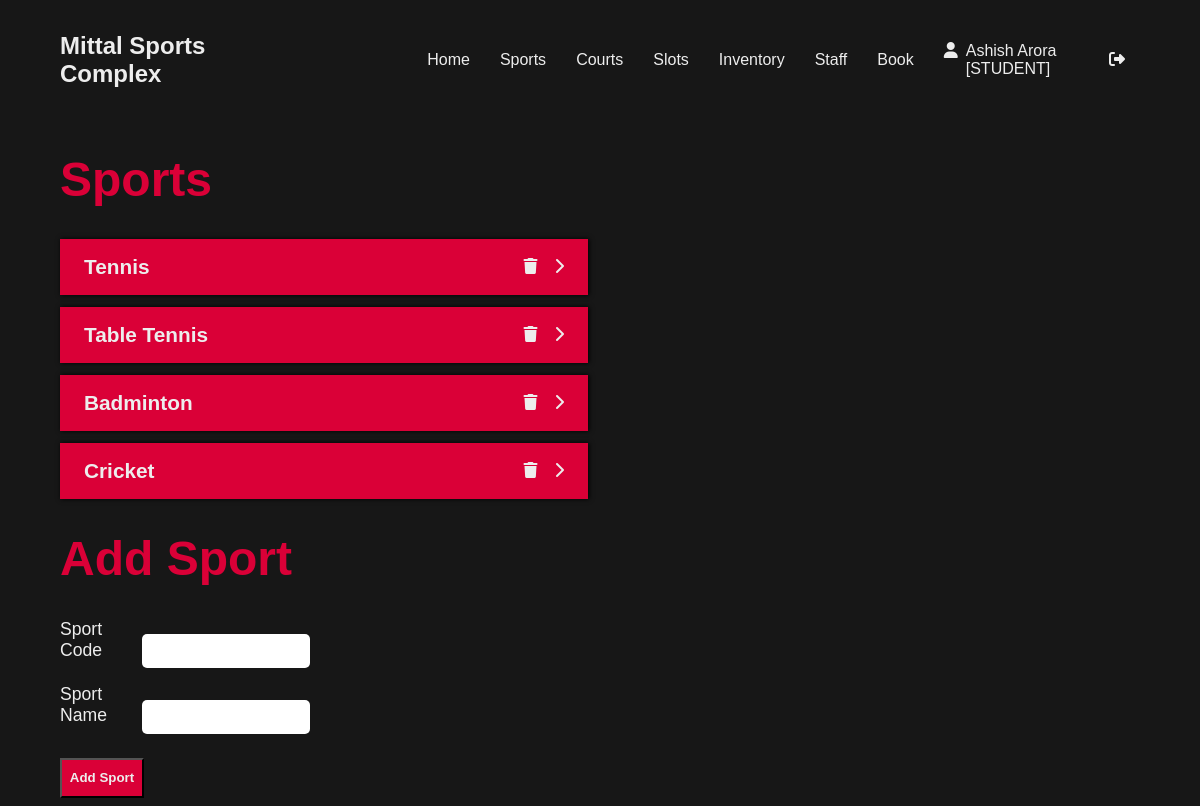
/sports (signed in), run on the app's committed database.
### Users/models.py (models this page shows, shortened)
class CustomUser(AbstractUser):
    username = models.CharField(max_length=11, primary_key=True)
    membershipcode = models.CharField(max_length=5, default="FREE")
    status = models.CharField(max_length=10, default="student")
    isAdmin = models.BooleanField(default=False)

### sports/models.py (models this page shows, shortened)
class Sports(models.Model):
    sportcode = models.CharField(primary_key=True, max_length=3, blank = False)
    name = models.CharField(max_length=25)

### sports/views.py (the view)
# urls.py: path('sports', views.updateSports, name="updatesports"),
@login_required(login_url='login')
def updateSports(request):
    addsportform = forms.addSport()
    if request.method == "POST" and (request.user.isAdmin or request.user.status == "staff") :
        addsportform = forms.addSport(request.POST)
        if addsportform.is_valid():
            addsportform.save()
        else:
            messages.error(request, "Error occurred while adding sport!")
    allsports = Sports.objects.all()
    context = {'addsportform':addsportform, 'allsports':allsports}
    return render(request, 'sports/updateSports.html', context)

### sports/forms.py
class addSport(ModelForm):
    sportcode = forms.CharField(label="Sport Code", max_length=3)
    name = forms.CharField(label="Sport Name")
    class Meta:
        model = Sports
        fields = '__all__'

### sports/templates/sports/updateSports.html (shortened to what this page needs)
{% extends 'main.html' %}
{% block content %}
<div class = "container">
<h1 class="subheading">Sports</h1>
{% if request.user.status == "staff" or request.user.isAdmin %}
    {% for sport in allsports %}
    <div class = "item">
        <div><h2>{{sport.name}}</h2></div>
        <div><a href="../delsport/{{sport.sportcode}}"><i class="fa-solid fa-trash"></i></a> <a href="../viewsport/{{sport.sportcode}}"><i class="fa-solid fa-chevron-right"></i></a></div>
    </div>
    {% endfor %}
{% endif %}
{% if request.user.isAdmin or request.user.status == "staff" %}
<h1 class="subheading">Add Sport</h1>
<form action="" method = "POST">
    <div class = "field">
        <label>Sport Code</label>
        {{addsportform.sportcode}}
    </div>
    <div class="field">
        <label>Sport Name</label>
        {{addsportform.name}}
    </div>
    <input type="submit" value="Add Sport" class = "submit">
</form>
{% endif %}
</div>
{% endblock %}

### templates/navbar.html
<div class = "navbar">
<div><a href="/"><h2>Mittal Sports Complex</h2></a></div>
{% if request.user.is_authenticated %}
<div>
    <div><a href="{% url 'landing' %}">Home</a></div>
    <div><a href="{% url 'updatesports' %}">Sports</a></div>
    <div><a href="{% url 'updatecourts' %}">Courts</a></div>
    {% if request.user.status == "staff" or request.user.isAdmin %}
    <div><a href="{% url 'updateslots' %}">Slots</a></div>
    <div><a href="{% url 'updateinventory' %}">Inventory</a></div>
    {% endif %}
    {% if request.user.isAdmin %}
    <div><a href="{% url 'assignstaff' %}">Staff</a></div>
    {% endif %}
    <div><a href="{% url 'updatebooking' %}">Book</a></div>
    <div style="border: none;"> <i class="fa fa-user" aria-hidden="true"></i> {{request.user.first_name}} {{request.user.last_name}} [{{request.user.status.upper}}]</div>
    <div><a href="{% url 'logout' %}"><i class="fa-solid fa-right-from-bracket" style="margin-right: 0;"></i></a></div>
</div>
{% else %}
<div>
    <div><a href="{% url 'login' %}">Login</a></div>
</div>
{% endif %}
</div>

### static/main.css (style rules this page uses)
.navbar { display: flex; height: 15vh; justify-content: space-between; }
.navbar * { margin: 0; }
body { margin: 0; height: 100vh; width: 100vw; max-width: 100%; background: rgb(23,23,23); color: #EDEDED; font-family: 'Gill Sans', 'Gill Sans MT', Calibri, 'Trebuchet MS', sans-serif; }
a { color: inherit; text-decoration: none; }
.navbar i { margin-right:8px; }
.field { margin: 2vh auto; }
.field label { font-size: 1.1rem; margin-right: 0.5vw; width: 6vw; display: inline-block; text-align: left; }
.field input, .field select { width: 12vw; padding-left: 1vw; padding-right: 1vw; border: none; height: 4vh; border-radius: 5px; }
.navbar div { vertical-align: middle; margin: auto 5vw; padding: 5px 0; display: inline-flex; }
.navbar div div { margin: auto 15px; }
.container { max-width: 90vw; margin: auto 5vw; margin-top: 2vh; }
.subheading { font-size: 3rem; color: #DA0037; }
.item { background-color: #DA0037; color: #EDEDED; width: 40vw; min-height: 50px; height: 7vh; box-shadow: 1px 0px 5px black; padding-left:2vw; padding-right: 2vw; display: flex; justify-content: space-between; align-items: center; margin-bottom: 1.5vh; transition: ease; }
.item i { margin-left: 1vw; }
.item h2 { font-size: 1.3rem; font-weight: 600; margin: auto 0; }
.submit { background-color: #DA0037; color: #EDEDED; font-weight: 600; width: 7vw; height: 5vh; box-shadow: none; transition: ease 0.5s; margin: 1vh auto; }

### data on the page
CustomUser: user.first_name "Ashish", user.last_name "Arora", user.status "STUDENT"
Sports: name "Tennis"
Sports: name "Table Tennis"
Sports: name "Badminton"
Sports: name "Cricket"
